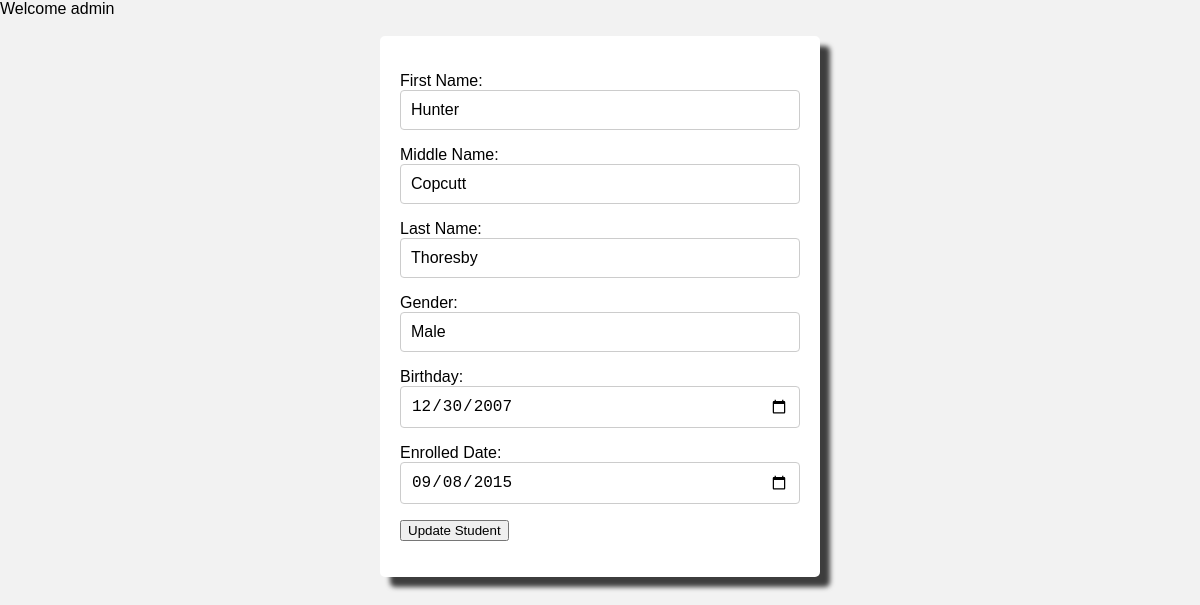
/details2.php?id=2 (signed in), run on the app's committed database.
### tables this page shows
CREATE TABLE `student_records` (
  `id` int(11) NOT NULL,
  `First_name` varchar(50) NOT NULL,
  `Middle_name` varchar(250) NOT NULL,
  `Surname` varchar(50) NOT NULL,
  `Gender` varchar(20) NOT NULL,
  `Birthday` date NOT NULL,
  `Enrolled_date` date NOT NULL,
  `date_created` timestamp NOT NULL DEFAULT current_timestamp(),
  `date_modified` timestamp NOT NULL DEFAULT current_timestamp()
);

### details2.php (the view, shortened to what this page needs)
<?php
if (isset($_SESSION["access"]) && $_SESSION['access'] == "administrator") {
    echo "Welcome " . $_SESSION['UserLogin'] . "<br><br>";
} else {
    header("Location: index.php");
    exit();
}
$con = connection();
$id = $_GET['id'];
$sql = "SELECT * FROM student_records WHERE id = '$id'";
$students = $con->query($sql) or die ($con->error);
$row = $students->fetch_assoc();
?>
<!DOCTYPE html>
<html>
<head>
    <link rel="stylesheet" href="./css/details.css">
</head>
<body>
    <div class="container">
        <form method="POST" action="">
            <p>First Name: <input type="text" name="first_name" value="<?php echo $row['First_name'];?>"></p>
            <p>Middle Name: <input type="text" name="middle_name" value="<?php echo $row['Middle_name'];?>"></p>
            <p>Last Name: <input type="text" name="last_name" value="<?php echo $row['Surname'];?>"></p>
            <p>Gender: <input type="text" name="gender" value="<?php echo $row['Gender'];?>"></p>
            <p>Birthday: <input type="date" name="birthday" value="<?php echo $row['Birthday'];?>"></p>
            <p>Enrolled Date: <input type="date" name="enrolled_date" value="<?php echo $row['Enrolled_date'];?>"></p>
            <button type="submit" name="submit">Update Student</button>
        </form>
    </div>
</body>
</html>

### css/details.css (style rules this page uses)
body { font-family: Arial, sans-serif; margin: 0; padding: 0; background-color: #f2f2f2; }
.container { max-width: 400px; margin: 0 auto; padding: 20px; background-color: #ffffff; border-radius: 5px; box-shadow: 10px 10px 5px 0px rgba(0,0,0,0.75); }
input[type="text"], select, input[type="date"] { width: 100%; padding: 10px; border: 1px solid #ccc; border-radius: 4px; box-sizing: border-box; font-size: 16px; }

### data on the page
student_records: first_name "Hunter", middle_name "Copcutt", last_name "Thoresby", gender "Male", birthday "12/30/2007", enrolled_date "09/08/2015"

### other printed values
$_SESSION['UserLogin'] "admin"
